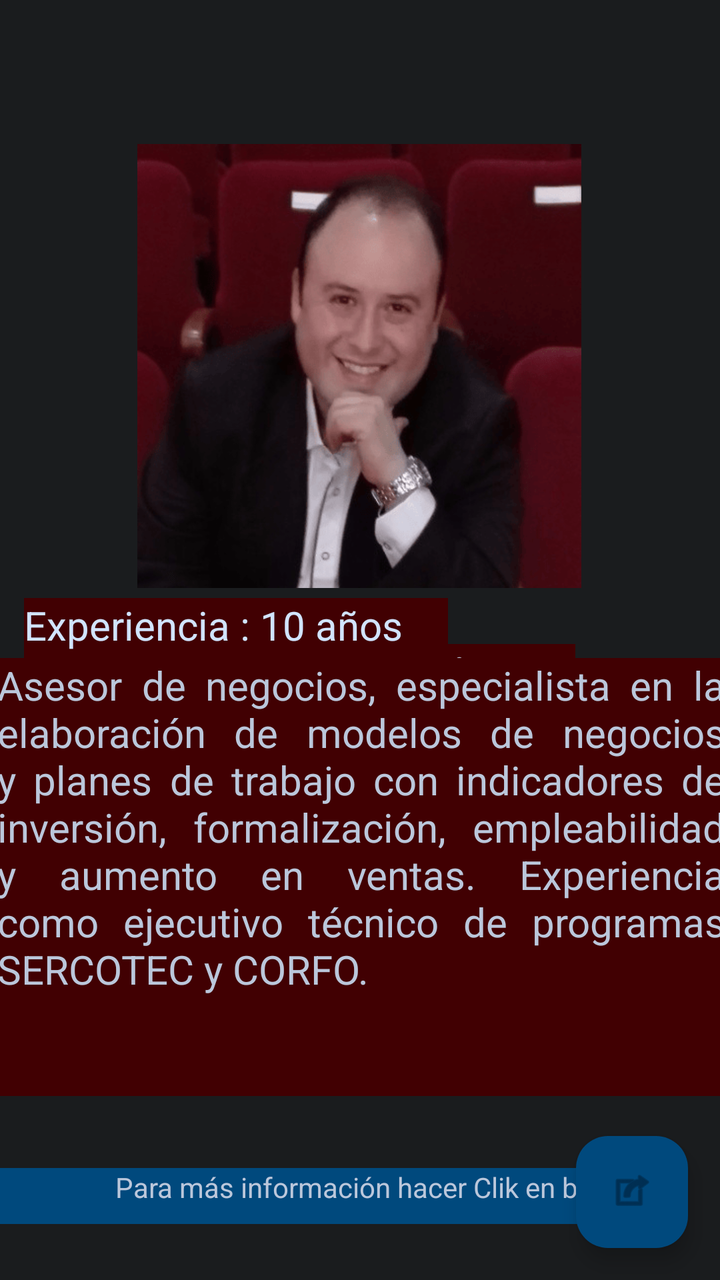
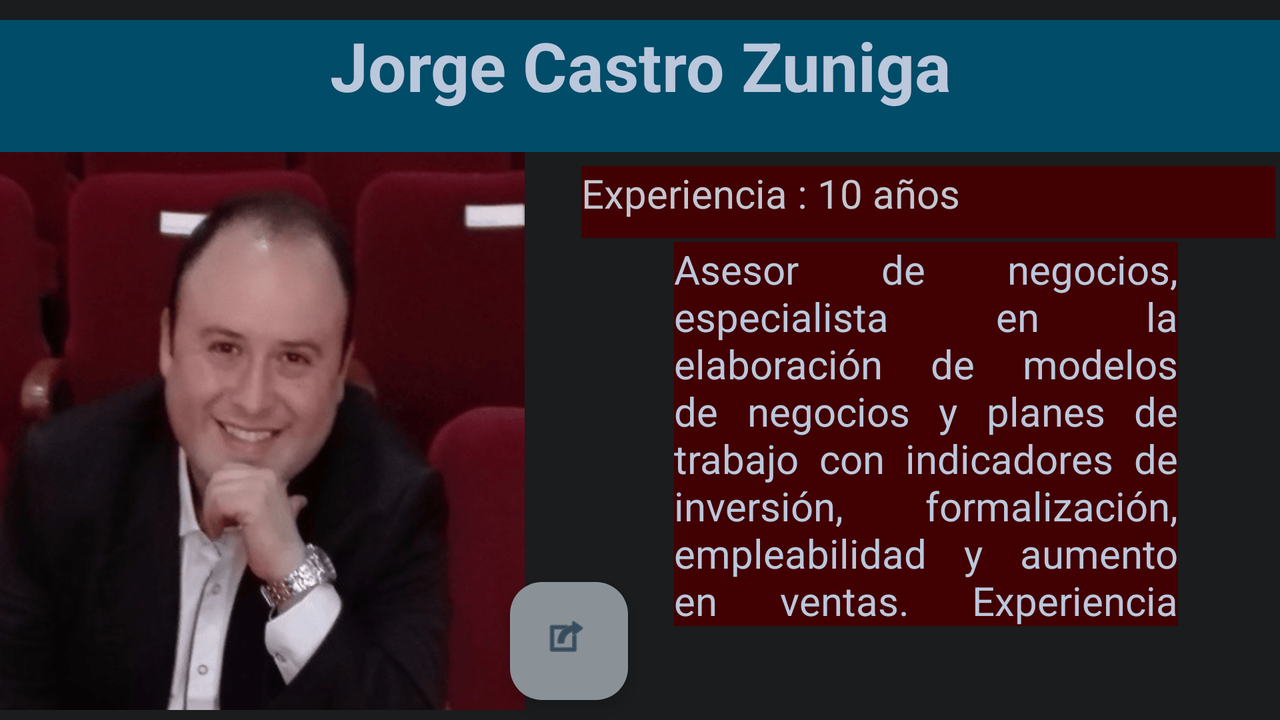

One screen, two layout resources from the same app: the default and the repository's alternative for another configuration. Each is rendered where Android would select it; the XML of both is given below.
<!-- AndroidManifest.xml: application theme Theme.Sprint_modulo_05 -->
<!-- res/layout/activity_main.xml -->
<?xml version="1.0" encoding="utf-8"?>
<androidx.constraintlayout.widget.ConstraintLayout xmlns:android="http://schemas.android.com/apk/res/android"
    xmlns:app="http://schemas.android.com/apk/res-auto"
    xmlns:tools="http://schemas.android.com/tools"
    android:layout_width="match_parent"
    android:layout_height="match_parent"
    android:background="@color/md_theme_dark_inverseOnSurface"
    tools:context=".MainActivity">

    <TextView
        android:id="@+id/nombre"
        android:layout_width="216dp"
        android:layout_height="42dp"
        android:layout_marginTop="28dp"
        android:background="@color/md_theme_light_onErrorContainer"
        android:text="@string/nombre"
        android:textColor="@color/md_theme_dark_secondary"
        android:textSize="20sp"
        android:textStyle="bold"
        app:layout_constraintEnd_toEndOf="parent"
        app:layout_constraintHorizontal_bias="0.497"
        app:layout_constraintStart_toStartOf="parent"
        app:layout_constraintTop_toBottomOf="@+id/fotografia" />

    <com.google.android.material.floatingactionbutton.FloatingActionButton
        android:id="@+id/botonflotante"
        android:layout_width="56dp"
        android:layout_height="70dp"
        android:layout_marginEnd="16dp"
        android:layout_marginBottom="16dp"
        android:clickable="true"
        android:contentDescription="@string/botonflo"
        app:backgroundTint="@color/md_theme_dark_primaryContainer"
        app:layout_constraintBottom_toBottomOf="parent"
        app:layout_constraintEnd_toEndOf="parent"
        app:srcCompat="@android:drawable/ic_menu_set_as" />


    <ImageView
        android:id="@+id/fotografia"
        android:layout_width="328dp"
        android:layout_height="222dp"
        android:layout_marginTop="72dp"
        app:layout_constraintEnd_toEndOf="parent"
        app:layout_constraintHorizontal_bias="0.493"
        app:layout_constraintStart_toStartOf="parent"
        app:layout_constraintTop_toTopOf="parent"
        app:srcCompat="@drawable/foto" />

    <TextView
        android:id="@+id/descripcion"
        android:layout_width="364dp"
        android:layout_height="219dp"
        android:layout_marginBottom="36dp"
        android:background="@color/md_theme_light_onErrorContainer"
        android:justificationMode="inter_word"
        android:text="@string/descripcion"
        android:textAlignment="textStart"
        android:textColor="@color/md_theme_dark_secondary"
        android:textSize="20sp"
        app:layout_constraintBottom_toTopOf="@+id/textoclick"
        app:layout_constraintEnd_toEndOf="parent"
        app:layout_constraintHorizontal_bias="0.489"
        app:layout_constraintStart_toStartOf="parent" />

    <TextView
        android:id="@+id/textoclick"
        android:layout_width="317dp"
        android:layout_height="28dp"
        android:layout_marginBottom="28dp"
        android:background="@color/md_theme_dark_primaryContainer"
        android:text="@string/rrss"
        android:textAlignment="textEnd"
        android:textColor="@color/md_theme_dark_secondary"
        app:layout_constraintBottom_toBottomOf="parent"
        app:layout_constraintStart_toStartOf="parent" />

    <TextView
        android:id="@+id/descripcion2"
        android:layout_width="212dp"
        android:layout_height="30dp"
        android:background="@color/md_theme_light_onErrorContainer"
        android:text="@string/descripcion2"
        android:textColor="@color/md_theme_dark_onPrimaryContainer"
        android:textSize="20sp"
        app:layout_constraintBottom_toTopOf="@+id/descripcion"
        app:layout_constraintEnd_toEndOf="parent"
        app:layout_constraintHorizontal_bias="0.08"
        app:layout_constraintStart_toStartOf="parent" />

</androidx.constraintlayout.widget.ConstraintLayout>
<!-- resources referenced by this layout -->
<resources>
  <color name="md_theme_dark_inverseOnSurface">#1A1C1E</color>
  <color name="md_theme_dark_onPrimaryContainer">#D1E4FF</color>
  <color name="md_theme_dark_primaryContainer">#00497D</color>
  <color name="md_theme_dark_secondary">#BBC7DB</color>
  <color name="md_theme_light_onErrorContainer">#410002</color>
  <string name="botonflo">Contactarme</string>
  <string name="descripcion">Asesor de negocios, especialista en la elaboración de modelos de negocios y planes de trabajo con indicadores de inversión, formalización, empleabilidad y aumento en ventas. Experiencia como ejecutivo técnico de programas SERCOTEC y CORFO.</string>
  <string name="descripcion2">Experiencia : 10 años</string>
  <string name="nombre">      Jorge Castro Zuniga</string>
  <string name="rrss">Para más información hacer Clik en botón</string>
  <color name="md_theme_light_primary">#0461A3</color>
  <color name="md_theme_light_onPrimary">#FFFFFF</color>
  <color name="md_theme_light_primaryContainer">#D1E4FF</color>
  <color name="md_theme_light_onPrimaryContainer">#001D36</color>
  <color name="md_theme_light_secondary">#535F70</color>
  <color name="md_theme_light_onSecondary">#FFFFFF</color>
  <color name="md_theme_light_secondaryContainer">#D7E3F8</color>
  <color name="md_theme_light_onSecondaryContainer">#101C2B</color>
  <color name="md_theme_light_tertiary">#6B5778</color>
  <color name="md_theme_light_onTertiary">#FFFFFF</color>
  <color name="md_theme_light_tertiaryContainer">#F3DAFF</color>
  <color name="md_theme_light_onTertiaryContainer">#251431</color>
  <color name="md_theme_light_error">#BA1A1A</color>
  <color name="md_theme_light_errorContainer">#FFDAD6</color>
  <color name="md_theme_light_onError">#FFFFFF</color>
  <color name="md_theme_light_background">#FDFCFF</color>
  <color name="md_theme_light_onBackground">#1A1C1E</color>
  <color name="md_theme_light_surface">#FDFCFF</color>
  <color name="md_theme_light_onSurface">#1A1C1E</color>
  <color name="md_theme_light_surfaceVariant">#DFE2EB</color>
  <color name="md_theme_light_onSurfaceVariant">#43474E</color>
  <color name="md_theme_light_outline">#73777F</color>
  <color name="md_theme_light_inverseOnSurface">#F1F0F4</color>
  <color name="md_theme_light_inverseSurface">#2F3033</color>
  <color name="md_theme_light_inversePrimary">#9FCAFF</color>
  <!-- some entries are left out for length -->
</resources>
<!-- res/layout-land/activity_main.xml (the repository's variant of the layout above) -->
<!-- drawn on the phone turned sideways -->
<?xml version="1.0" encoding="utf-8"?>
<androidx.constraintlayout.widget.ConstraintLayout xmlns:android="http://schemas.android.com/apk/res/android"
    xmlns:app="http://schemas.android.com/apk/res-auto"
    xmlns:tools="http://schemas.android.com/tools"
    android:layout_width="match_parent"
    android:layout_height="match_parent"
    android:background="@color/md_theme_dark_inverseOnSurface"
    tools:context=".MainActivity">

    <TextView
        android:id="@+id/nombre"
        android:layout_width="735dp"
        android:layout_height="66dp"
        android:layout_marginStart="24dp"
        android:layout_marginTop="16dp"
        android:layout_marginEnd="24dp"
        android:layout_marginBottom="7dp"
        android:background="@color/material_dynamic_primary30"
        android:text="@string/nombre2"
        android:textAlignment="center"
        android:textColor="@color/md_theme_dark_secondary"
        android:textSize="34sp"
        android:textStyle="bold"
        app:layout_constraintBottom_toTopOf="@+id/experiencia"
        app:layout_constraintEnd_toEndOf="parent"
        app:layout_constraintStart_toStartOf="parent"
        app:layout_constraintTop_toTopOf="parent" />

    <com.google.android.material.floatingactionbutton.FloatingActionButton
        android:id="@+id/botonflotante"
        android:layout_width="59dp"
        android:layout_height="64dp"
        android:layout_marginStart="255dp"
        android:layout_marginEnd="23dp"
        android:layout_marginBottom="16dp"
        android:clickable="true"
        android:contentDescription="@string/botonflo"
        app:backgroundTint="@color/material_dynamic_neutral_variant60"
        app:layout_constraintBottom_toBottomOf="parent"
        app:layout_constraintEnd_toStartOf="@+id/descripcion"
        app:layout_constraintStart_toStartOf="parent"
        app:layout_constraintTop_toBottomOf="@+id/experiencia"
        app:srcCompat="@android:drawable/ic_menu_set_as" />

    <TextView
        android:id="@+id/descripcion"
        android:layout_width="0dp"
        android:layout_height="0dp"
        android:layout_marginTop="45dp"
        android:layout_marginEnd="51dp"
        android:layout_marginBottom="47dp"
        android:background="@color/md_theme_light_onErrorContainer"
        android:justificationMode="inter_word"
        android:text="@string/descripcion"
        android:textAlignment="textStart"
        android:textColor="@color/md_theme_dark_secondary"
        android:textSize="20sp"
        app:layout_constraintBottom_toBottomOf="parent"
        app:layout_constraintEnd_toEndOf="parent"
        app:layout_constraintStart_toEndOf="@+id/botonflotante"
        app:layout_constraintTop_toTopOf="@+id/fotografia" />

    <TextView
        android:id="@+id/experiencia"
        android:layout_width="347dp"
        android:layout_height="36dp"
        android:layout_marginEnd="51dp"
        android:layout_marginBottom="172dp"
        android:background="@color/md_theme_light_onErrorContainer"
        android:text="Experiencia : 10 años"
        android:textColor="@color/md_theme_dark_onSurfaceVariant"
        android:textSize="20sp"
        app:layout_constraintBottom_toTopOf="@+id/botonflotante"
        app:layout_constraintEnd_toEndOf="parent"
        app:layout_constraintStart_toEndOf="@+id/fotografia"
        app:layout_constraintTop_toBottomOf="@+id/nombre" />

    <ImageView
        android:id="@+id/fotografia"
        android:layout_width="336dp"
        android:layout_height="279dp"
        android:layout_marginStart="3dp"
        android:layout_marginBottom="45dp"
        app:layout_constraintBottom_toBottomOf="parent"
        app:layout_constraintEnd_toStartOf="@+id/experiencia"
        app:layout_constraintStart_toStartOf="parent"
        app:layout_constraintTop_toBottomOf="@+id/nombre"
        app:layout_constraintVertical_bias="0.0"
        app:srcCompat="@drawable/foto" />

</androidx.constraintlayout.widget.ConstraintLayout>
<!-- resources referenced by the variant -->
<!-- as the phone turned sideways resolves them -->
<resources>
  <color name="md_theme_dark_inverseOnSurface">#1A1C1E</color>
  <color name="md_theme_dark_onSurfaceVariant">#C3C6CF</color>
  <color name="md_theme_dark_secondary">#BBC7DB</color>
  <color name="md_theme_light_onErrorContainer">#410002</color>
  <string name="botonflo">Contactarme</string>
  <string name="descripcion">Asesor de negocios, especialista en la elaboración de modelos de negocios y planes de trabajo con indicadores de inversión, formalización, empleabilidad y aumento en ventas. Experiencia como ejecutivo técnico de programas SERCOTEC y CORFO.</string>
  <string name="nombre2">Jorge Castro Zuniga </string>
  <color name="md_theme_light_primary">#0461A3</color>
  <color name="md_theme_light_onPrimary">#FFFFFF</color>
  <color name="md_theme_light_primaryContainer">#D1E4FF</color>
  <color name="md_theme_light_onPrimaryContainer">#001D36</color>
  <color name="md_theme_light_secondary">#535F70</color>
  <color name="md_theme_light_onSecondary">#FFFFFF</color>
  <color name="md_theme_light_secondaryContainer">#D7E3F8</color>
  <color name="md_theme_light_onSecondaryContainer">#101C2B</color>
  <color name="md_theme_light_tertiary">#6B5778</color>
  <color name="md_theme_light_onTertiary">#FFFFFF</color>
  <color name="md_theme_light_tertiaryContainer">#F3DAFF</color>
  <color name="md_theme_light_onTertiaryContainer">#251431</color>
  <color name="md_theme_light_error">#BA1A1A</color>
  <color name="md_theme_light_errorContainer">#FFDAD6</color>
  <color name="md_theme_light_onError">#FFFFFF</color>
  <color name="md_theme_light_background">#FDFCFF</color>
  <color name="md_theme_light_onBackground">#1A1C1E</color>
  <color name="md_theme_light_surface">#FDFCFF</color>
  <color name="md_theme_light_onSurface">#1A1C1E</color>
  <color name="md_theme_light_surfaceVariant">#DFE2EB</color>
  <color name="md_theme_light_onSurfaceVariant">#43474E</color>
  <color name="md_theme_light_outline">#73777F</color>
  <color name="md_theme_light_inverseOnSurface">#F1F0F4</color>
  <color name="md_theme_light_inverseSurface">#2F3033</color>
  <color name="md_theme_light_inversePrimary">#9FCAFF</color>
  <!-- some entries are left out for length -->
</resources>
